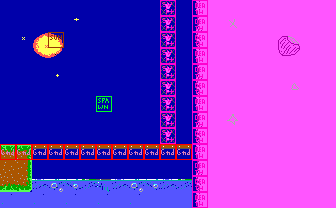

Rendered tile map (Tiled .tmx) drawn with the repository's tilesets; below, a short description and the full map source, tile grids included:
An orthogonal 21x13 tile map with 16x16 px tiles, 2 tile layers (bg, col), 2 tilesets and 1 object (text).

<map version="1.5" tiledversion="1.5.0" orientation="orthogonal" renderorder="right-down" width="21" height="13" tilewidth="16" tileheight="16" infinite="0" nextlayerid="4" nextobjectid="24">
 <properties>
  <property name="music" type="int" value="10" />
 </properties>
 <tileset firstgid="1" source="tileset.tsx" />
 <tileset firstgid="241" source="obj.tsx" />
 <layer id="1" name="bg" width="21" height="13">
  <data encoding="csv">
45,45,45,45,45,45,45,45,45,45,116,45,194,198,198,198,198,198,198,198,198,
45,45,45,45,3,45,45,45,45,45,116,45,214,198,199,198,198,198,198,198,198,
45,23,81,2,45,45,45,45,45,45,116,45,234,198,198,198,198,218,219,198,198,
45,45,21,22,45,45,45,45,45,45,116,45,194,198,198,198,198,238,239,198,198,
45,45,45,24,45,45,45,45,45,45,116,45,214,198,198,198,198,198,198,198,198,
45,45,45,45,45,45,45,45,45,45,116,45,234,198,198,198,198,198,220,198,198,
45,45,45,45,45,45,45,45,45,45,116,45,194,198,198,198,198,198,198,198,198,
45,45,45,45,45,45,45,45,45,45,116,45,214,198,240,198,198,198,198,198,198,
45,45,45,45,45,45,45,45,45,45,116,45,234,198,198,198,198,198,198,198,198,
83,84,46,46,46,46,46,46,46,46,46,46,194,198,198,198,198,198,198,198,198,
123,104,45,45,45,45,45,45,45,45,45,45,214,198,198,198,198,198,198,198,198,
183,184,85,86,87,88,89,85,86,87,85,88,234,198,198,198,198,198,198,198,198,
105,107,105,107,105,107,105,107,105,107,107,107,194,198,198,198,198,198,198,198,198
</data>
 </layer>
 <layer id="2" name="col" width="21" height="13">
  <data encoding="csv">
241,241,241,241,241,241,241,241,241,241,250,241,244,241,241,241,241,241,241,241,241,
241,241,241,241,0,0,0,241,0,241,250,241,244,241,241,241,241,241,241,241,241,
241,241,241,252,241,0,0,241,0,241,250,241,244,241,241,241,241,241,241,241,241,
241,241,241,241,241,241,241,241,241,241,250,241,244,241,241,241,241,241,241,241,241,
241,241,241,241,241,241,241,241,241,241,250,241,244,241,241,241,241,241,241,241,241,
241,241,241,241,241,241,241,241,241,241,250,241,244,241,241,241,241,241,0,0,241,
241,241,241,241,241,241,243,241,241,241,250,241,244,241,241,241,241,241,0,0,241,
241,241,241,241,241,241,241,241,241,241,250,241,244,241,241,241,241,241,0,0,241,
241,241,241,241,241,241,241,241,241,241,250,241,244,241,241,241,241,241,0,0,241,
242,242,242,242,242,242,242,242,242,242,242,242,244,241,241,241,241,241,241,241,241,
241,241,241,241,241,241,241,241,241,241,241,241,244,241,241,241,241,241,0,0,241,
241,241,241,241,241,241,241,241,241,241,241,241,244,241,241,241,241,241,241,241,241,
241,241,241,241,241,241,241,241,241,241,241,241,244,241,241,241,241,241,241,241,241
</data>
 </layer>
 <objectgroup id="3" name="obj">
  <object id="24" name="CenterText" type="text" x="18.9731" y="59.746" width="136.166" height="55.8334">
   <properties>
    <property name="string_id" type="int" value="20" />
   </properties>
  </object>
 </objectgroup>
</map>
